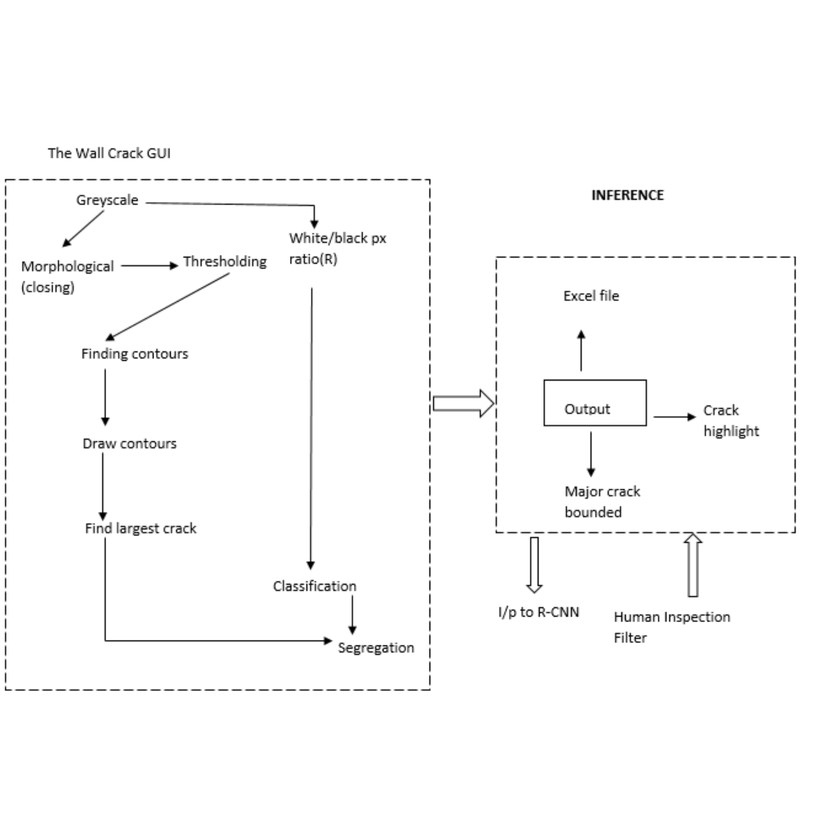
#> input picture images/DIP-based approach method.png, 840 x 840 px, shrunk from 1654 x 1654 before the run
$ python 'Using Gabor Fltering.py' 'images/DIP-based approach method.png'   (older library calls are emulated)
#> lines starting #> are read from the running program, lines starting #| are printed output that depends on the picture
#> further down, img is the input picture: shape (840, 840, 3); min 0, max 255, mean 251
# -*- coding: utf-8 -*-
"""
Created on Fri Dec 27 11:27:57 2019

@author: Ramshankar Yadhunath
"""

import cv2
import numpy as np
import matplotlib.pyplot as plt

def build_filters():
 filters = []
 ksize = 31
 for theta in np.arange(0, np.pi, np.pi / 16):
     kern = cv2.getGaborKernel((ksize, ksize), 3.0, theta, 8.0, 30.0, 0, ktype=cv2.CV_32F)
     kern /= 1.5*kern.sum()
     filters.append(kern)
 return filters

def process(img, filters):
 accum = np.zeros_like(img)
 for kern in filters:
     fimg = cv2.filter2D(img, cv2.CV_8UC3, kern)
     np.maximum(accum, fimg, accum)
#> this loop made 16 passes
#> pass 1, in process, `fimg = cv2.filter2D(img, cv2.CV_8UC3, kern)`:
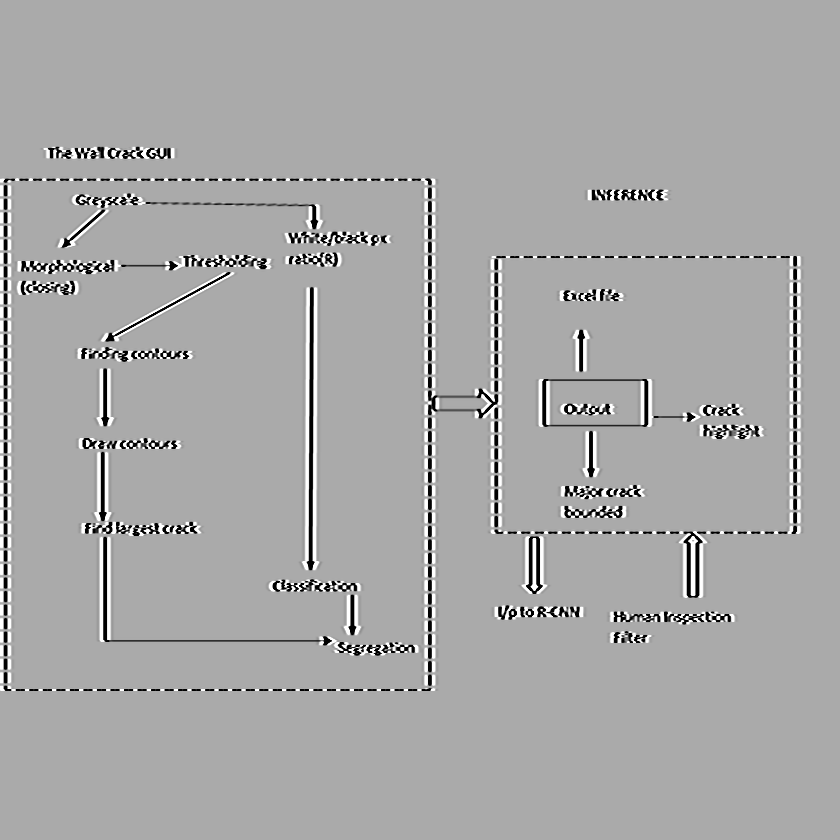
#> fimg: shape (840, 840, 3); min 0, max 255, mean 168
#> pass 2, in process, `fimg = cv2.filter2D(img, cv2.CV_8UC3, kern)`:
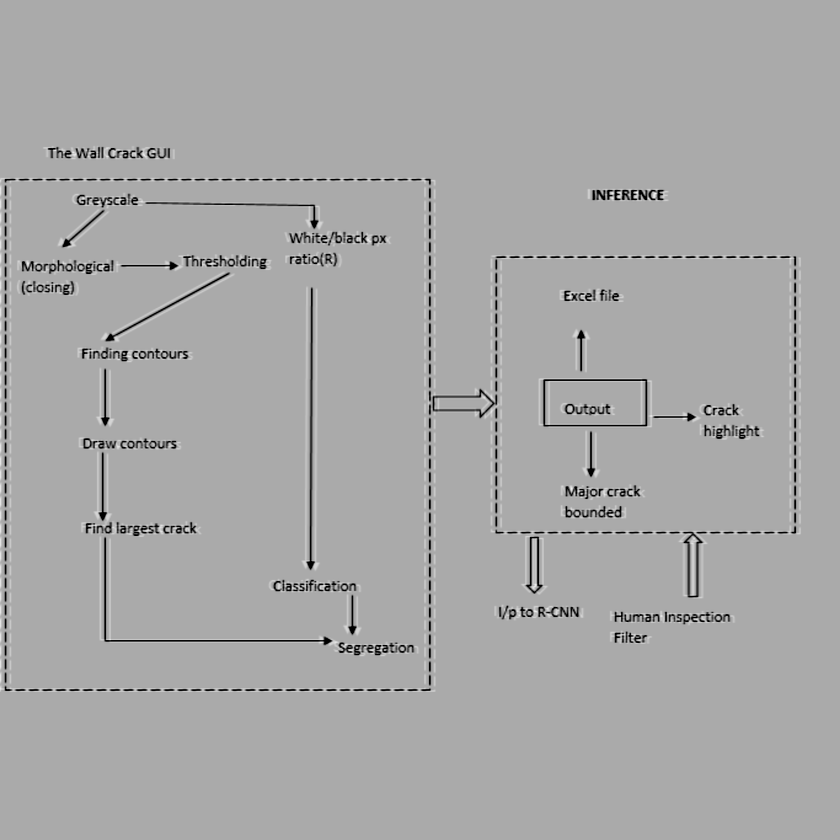
#> fimg: shape (840, 840, 3); min 0, max 244, mean 167.4
#> after the loop:
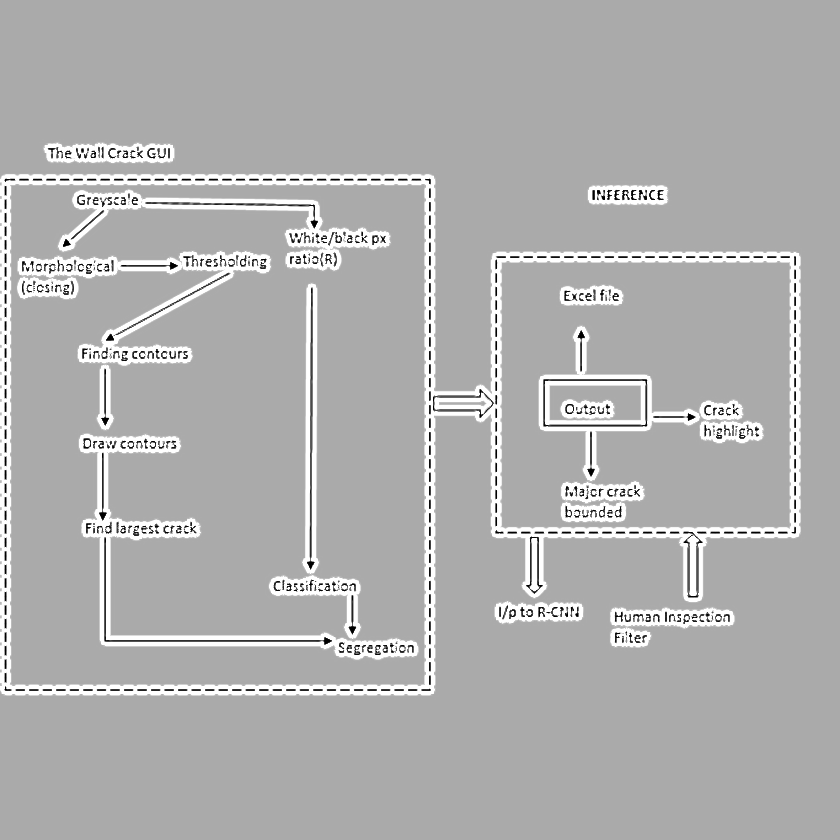
#> accum: shape (840, 840, 3); min 0, max 255, mean 176.1
 return accum

if __name__ == '__main__':
 import sys

 try:
     img_fn = sys.argv[1]
 except:
     img_fn = "C:\\Users\\Ramshankar Yadhunath\\Desktop\\Detecting Building Defects\\Paint  Peeling (From home)\\Paint  Peeling (From home)\\Defect\\6.jpg"

 img = cv2.imread(img_fn)
 if img is None:
     print ('Failed to load image file:'), img_fn
     sys.exit(1)

 filters = build_filters()

 res1 = process(img, filters)
 cv2.imshow('result', res1)
 cv2.waitKey(0)
 cv2.destroyAllWindows()

#im = cv2.imread("C:\\Users\\Ramshankar Yadhunath\\Desktop\\Detecting Building Defects\\Concrete Crack Images for Classification\\TheWallCrack_GUI_Test_Set_Positive\\00096.jpg")
#plt.imshow(im, cmap="gray")
